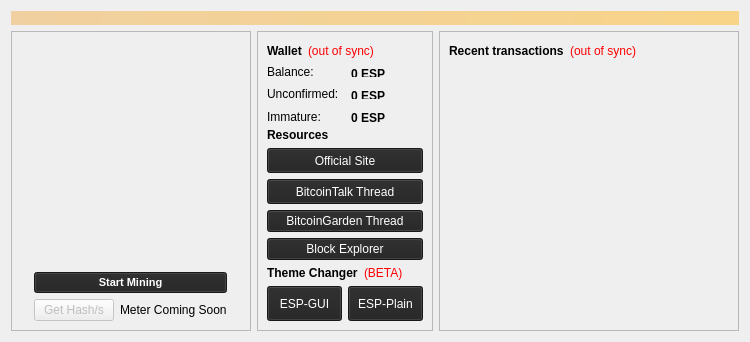
<?xml version="1.0" encoding="UTF-8"?>
<ui version="4.0">
 <class>OverviewPage</class>
 <widget class="QWidget" name="OverviewPage">
  <property name="geometry">
   <rect>
    <x>0</x>
    <y>0</y>
    <width>750</width>
    <height>342</height>
   </rect>
  </property>
  <property name="sizePolicy">
   <sizepolicy hsizetype="Minimum" vsizetype="Minimum">
    <horstretch>0</horstretch>
    <verstretch>0</verstretch>
   </sizepolicy>
  </property>
  <property name="minimumSize">
   <size>
    <width>750</width>
    <height>342</height>
   </size>
  </property>
  <property name="maximumSize">
   <size>
    <width>167777</width>
    <height>167776</height>
   </size>
  </property>
  <property name="windowTitle">
   <string>Form</string>
  </property>
  <property name="styleSheet">
   <string notr="true"/>
  </property>
  <layout class="QVBoxLayout" name="topLayout">
   <item>
    <widget class="QLabel" name="labelAlerts">
     <property name="visible">
      <bool>false</bool>
     </property>
     <property name="styleSheet">
      <string notr="true">background-color: qlineargradient(x1: 0, y1: 0, x2: 1, y2: 0, stop:0 #F0D0A0, stop:1 #F8D488); color:#000000;</string>
     </property>
     <property name="wordWrap">
      <bool>true</bool>
     </property>
     <property name="margin">
      <number>3</number>
     </property>
    </widget>
   </item>
   <item>
    <layout class="QHBoxLayout" name="horizontalLayout" stretch="1,0,1">
     <item>
      <layout class="QVBoxLayout" name="verticalLayout_2">
       <item>
        <widget class="QFrame" name="frame">
         <property name="frameShape">
          <enum>QFrame::StyledPanel</enum>
         </property>
         <property name="frameShadow">
          <enum>QFrame::Raised</enum>
         </property>
         <layout class="QGridLayout" name="gridLayout_2">
          <item row="1" column="1">
           <widget class="QLabel" name="label_wallet_bgcoin">
            <property name="text">
             <string/>
            </property>
            <property name="pixmap">
             <pixmap resource="../bitcoin.qrc">:/images/wallet_bgcoin</pixmap>
            </property>
            <property name="scaledContents">
             <bool>false</bool>
            </property>
            <property name="alignment">
             <set>Qt::AlignCenter</set>
            </property>
            <property name="margin">
             <number>-2</number>
            </property>
           </widget>
          </item>
          <item row="1" column="0">
           <spacer name="horizontalSpacer_3">
            <property name="orientation">
             <enum>Qt::Horizontal</enum>
            </property>
            <property name="sizeHint" stdset="0">
             <size>
              <width>40</width>
              <height>20</height>
             </size>
            </property>
           </spacer>
          </item>
          <item row="0" column="1">
           <spacer name="verticalSpacer_2">
            <property name="orientation">
             <enum>Qt::Vertical</enum>
            </property>
            <property name="sizeHint" stdset="0">
             <size>
              <width>20</width>
              <height>40</height>
             </size>
            </property>
           </spacer>
          </item>
          <item row="2" column="1">
           <spacer name="verticalSpacer">
            <property name="orientation">
             <enum>Qt::Vertical</enum>
            </property>
            <property name="sizeHint" stdset="0">
             <size>
              <width>20</width>
              <height>40</height>
             </size>
            </property>
           </spacer>
          </item>
          <item row="1" column="2">
           <spacer name="horizontalSpacer_4">
            <property name="orientation">
             <enum>Qt::Horizontal</enum>
            </property>
            <property name="sizeHint" stdset="0">
             <size>
              <width>40</width>
              <height>20</height>
             </size>
            </property>
           </spacer>
          </item>
          <item row="3" column="1">
           <widget class="QPushButton" name="pushButton_7">
            <property name="font">
             <font>
              <pointsize>8</pointsize>
              <weight>75</weight>
              <bold>true</bold>
             </font>
            </property>
            <property name="styleSheet">
             <string notr="true">background-color: rgb(34, 34, 34);
selection-background-color: rgb(0, 85, 127);
color: rgb(255, 255, 255);</string>
            </property>
            <property name="text">
             <string>Start Mining</string>
            </property>
           </widget>
          </item>
          <item row="6" column="1" rowspan="2">
           <layout class="QHBoxLayout" name="horizontalLayout_6">
            <item>
             <widget class="QPushButton" name="pushButton_8">
              <property name="enabled">
               <bool>false</bool>
              </property>
              <property name="text">
               <string>Get Hash/s</string>
              </property>
             </widget>
            </item>
            <item>
             <widget class="QLabel" name="c_hashrate">
              <property name="text">
               <string>Meter Coming Soon</string>
              </property>
             </widget>
            </item>
           </layout>
          </item>
         </layout>
        </widget>
       </item>
      </layout>
     </item>
     <item>
      <widget class="QFrame" name="frame_3">
       <property name="frameShape">
        <enum>QFrame::StyledPanel</enum>
       </property>
       <property name="frameShadow">
        <enum>QFrame::Raised</enum>
       </property>
       <layout class="QGridLayout" name="gridLayout">
        <item row="4" column="0">
         <widget class="QPushButton" name="pushButton_2">
          <property name="enabled">
           <bool>true</bool>
          </property>
          <property name="minimumSize">
           <size>
            <width>10</width>
            <height>25</height>
           </size>
          </property>
          <property name="cursor">
           <cursorShape>PointingHandCursor</cursorShape>
          </property>
          <property name="styleSheet">
           <string notr="true">background-color: rgb(34, 34, 34);
selection-background-color: rgb(0, 85, 127);
color: rgb(255, 255, 255);</string>
          </property>
          <property name="text">
           <string>BitcoinTalk Thread</string>
          </property>
         </widget>
        </item>
        <item row="7" column="0">
         <layout class="QHBoxLayout" name="horizontalLayout_5">
          <item>
           <widget class="QLabel" name="label_2">
            <property name="font">
             <font>
              <weight>75</weight>
              <bold>true</bold>
             </font>
            </property>
            <property name="text">
             <string>Theme Changer</string>
            </property>
           </widget>
          </item>
          <item>
           <widget class="QLabel" name="label_7">
            <property name="autoFillBackground">
             <bool>false</bool>
            </property>
            <property name="styleSheet">
             <string notr="true">color: rgb(255, 0, 4);</string>
            </property>
            <property name="text">
             <string>(BETA)</string>
            </property>
           </widget>
          </item>
         </layout>
        </item>
        <item row="3" column="0">
         <widget class="QPushButton" name="pushButton">
          <property name="minimumSize">
           <size>
            <width>10</width>
            <height>25</height>
           </size>
          </property>
          <property name="cursor">
           <cursorShape>PointingHandCursor</cursorShape>
          </property>
          <property name="autoFillBackground">
           <bool>false</bool>
          </property>
          <property name="styleSheet">
           <string notr="true">background-color: rgb(34, 34, 34);
selection-color: rgb(0, 85, 127);
selection-background-color: rgb(0, 85, 127);
color: rgb(255, 255, 255);</string>
          </property>
          <property name="text">
           <string>Official Site</string>
          </property>
         </widget>
        </item>
        <item row="2" column="0">
         <widget class="QLabel" name="label_6">
          <property name="font">
           <font>
            <weight>75</weight>
            <bold>true</bold>
           </font>
          </property>
          <property name="text">
           <string>Resources</string>
          </property>
         </widget>
        </item>
        <item row="11" column="0">
         <layout class="QHBoxLayout" name="horizontalLayout_3">
          <item>
           <widget class="QPushButton" name="pushButton_3">
            <property name="minimumSize">
             <size>
              <width>40</width>
              <height>35</height>
             </size>
            </property>
            <property name="maximumSize">
             <size>
              <width>75</width>
              <height>45</height>
             </size>
            </property>
            <property name="cursor">
             <cursorShape>PointingHandCursor</cursorShape>
            </property>
            <property name="styleSheet">
             <string notr="true">background-color: rgb(34, 34, 34);
selection-background-color: rgb(0, 85, 127);
color: rgb(255, 255, 255);</string>
            </property>
            <property name="text">
             <string>ESP-GUI</string>
            </property>
           </widget>
          </item>
          <item>
           <widget class="QPushButton" name="pushButton_4">
            <property name="minimumSize">
             <size>
              <width>75</width>
              <height>35</height>
             </size>
            </property>
            <property name="maximumSize">
             <size>
              <width>75</width>
              <height>45</height>
             </size>
            </property>
            <property name="cursor">
             <cursorShape>PointingHandCursor</cursorShape>
            </property>
            <property name="styleSheet">
             <string notr="true">background-color: rgb(34, 34, 34);
selection-background-color: rgb(0, 85, 127);
color: rgb(255, 255, 255);</string>
            </property>
            <property name="text">
             <string>ESP-Plain</string>
            </property>
           </widget>
          </item>
         </layout>
        </item>
        <item row="0" column="0">
         <layout class="QHBoxLayout" name="horizontalLayout_4">
          <item>
           <widget class="QLabel" name="label_5">
            <property name="font">
             <font>
              <weight>75</weight>
              <bold>true</bold>
             </font>
            </property>
            <property name="text">
             <string>Wallet</string>
            </property>
           </widget>
          </item>
          <item>
           <widget class="QLabel" name="labelWalletStatus">
            <property name="toolTip">
             <string>&lt;html&gt;&lt;head/&gt;&lt;body&gt;&lt;p&gt;The displayed information may be out of date. Your wallet automatically synchronizes with the Espers network after a connection is established, but this process has not completed yet.&lt;/p&gt;&lt;/body&gt;&lt;/html&gt;</string>
            </property>
            <property name="styleSheet">
             <string notr="true">QLabel { color: red; }</string>
            </property>
            <property name="text">
             <string notr="true">(out of sync)</string>
            </property>
            <property name="alignment">
             <set>Qt::AlignLeading|Qt::AlignLeft|Qt::AlignVCenter</set>
            </property>
           </widget>
          </item>
          <item>
           <spacer name="horizontalSpacer_2">
            <property name="orientation">
             <enum>Qt::Horizontal</enum>
            </property>
            <property name="sizeHint" stdset="0">
             <size>
              <width>40</width>
              <height>20</height>
             </size>
            </property>
           </spacer>
          </item>
         </layout>
        </item>
        <item row="5" column="0">
         <widget class="QPushButton" name="pushButton_5">
          <property name="styleSheet">
           <string notr="true">background-color: rgb(34, 34, 34);
selection-background-color: rgb(0, 85, 127);
color: rgb(255, 255, 255);</string>
          </property>
          <property name="text">
           <string>BitcoinGarden Thread</string>
          </property>
         </widget>
        </item>
        <item row="1" column="0">
         <layout class="QFormLayout" name="formLayout">
          <property name="horizontalSpacing">
           <number>12</number>
          </property>
          <property name="verticalSpacing">
           <number>12</number>
          </property>
          <item row="0" column="0">
           <widget class="QLabel" name="label">
            <property name="text">
             <string>Balance:</string>
            </property>
           </widget>
          </item>
          <item row="0" column="1">
           <widget class="QLabel" name="labelBalance">
            <property name="font">
             <font>
              <weight>75</weight>
              <bold>true</bold>
             </font>
            </property>
            <property name="cursor">
             <cursorShape>IBeamCursor</cursorShape>
            </property>
            <property name="toolTip">
             <string>Your current balance</string>
            </property>
            <property name="text">
             <string notr="true">0 ESP</string>
            </property>
            <property name="textInteractionFlags">
             <set>Qt::LinksAccessibleByMouse|Qt::TextSelectableByKeyboard|Qt::TextSelectableByMouse</set>
            </property>
           </widget>
          </item>
          <item row="1" column="0">
           <widget class="QLabel" name="label_3">
            <property name="text">
             <string>Unconfirmed:</string>
            </property>
           </widget>
          </item>
          <item row="1" column="1">
           <widget class="QLabel" name="labelUnconfirmed">
            <property name="font">
             <font>
              <weight>75</weight>
              <bold>true</bold>
             </font>
            </property>
            <property name="cursor">
             <cursorShape>IBeamCursor</cursorShape>
            </property>
            <property name="toolTip">
             <string>Total of transactions that have yet to be confirmed, and do not yet count toward the current balance</string>
            </property>
            <property name="text">
             <string notr="true">0 ESP</string>
            </property>
            <property name="textInteractionFlags">
             <set>Qt::LinksAccessibleByMouse|Qt::TextSelectableByKeyboard|Qt::TextSelectableByMouse</set>
            </property>
           </widget>
          </item>
          <item row="2" column="0">
           <widget class="QLabel" name="labelImmatureText">
            <property name="text">
             <string>Immature:</string>
            </property>
           </widget>
          </item>
          <item row="2" column="1">
           <widget class="QLabel" name="labelImmature">
            <property name="font">
             <font>
              <weight>75</weight>
              <bold>true</bold>
             </font>
            </property>
            <property name="toolTip">
             <string>Mined balance that has not yet matured</string>
            </property>
            <property name="text">
             <string notr="true">0 ESP</string>
            </property>
            <property name="textInteractionFlags">
             <set>Qt::LinksAccessibleByMouse|Qt::TextSelectableByKeyboard|Qt::TextSelectableByMouse</set>
            </property>
           </widget>
          </item>
         </layout>
        </item>
        <item row="6" column="0">
         <widget class="QPushButton" name="pushButton_6">
          <property name="styleSheet">
           <string notr="true">background-color: rgb(34, 34, 34);
selection-background-color: rgb(0, 85, 127);
color: rgb(255, 255, 255);</string>
          </property>
          <property name="text">
           <string>Block Explorer</string>
          </property>
         </widget>
        </item>
       </layout>
       <zorder>pushButton</zorder>
       <zorder>pushButton_2</zorder>
       <zorder>label_6</zorder>
       <zorder>pushButton_5</zorder>
       <zorder>pushButton_6</zorder>
      </widget>
     </item>
     <item>
      <layout class="QVBoxLayout" name="verticalLayout_3">
       <item>
        <widget class="QFrame" name="frame_2">
         <property name="minimumSize">
          <size>
           <width>300</width>
           <height>0</height>
          </size>
         </property>
         <property name="frameShape">
          <enum>QFrame::StyledPanel</enum>
         </property>
         <property name="frameShadow">
          <enum>QFrame::Raised</enum>
         </property>
         <layout class="QVBoxLayout" name="verticalLayout">
          <item>
           <layout class="QHBoxLayout" name="horizontalLayout_2">
            <item>
             <widget class="QLabel" name="label_4">
              <property name="text">
               <string>&lt;b&gt;Recent transactions&lt;/b&gt;</string>
              </property>
             </widget>
            </item>
            <item>
             <widget class="QLabel" name="labelTransactionsStatus">
              <property name="toolTip">
               <string>&lt;html&gt;&lt;head/&gt;&lt;body&gt;&lt;p&gt;The displayed information may be out of date. Your wallet automatically synchronizes with the Espers network after a connection is established, but this process has not completed yet.&lt;/p&gt;&lt;/body&gt;&lt;/html&gt;</string>
              </property>
              <property name="styleSheet">
               <string notr="true">QLabel { color: red; }</string>
              </property>
              <property name="text">
               <string notr="true">(out of sync)</string>
              </property>
              <property name="alignment">
               <set>Qt::AlignRight|Qt::AlignTrailing|Qt::AlignVCenter</set>
              </property>
             </widget>
            </item>
            <item>
             <spacer name="horizontalSpacer">
              <property name="orientation">
               <enum>Qt::Horizontal</enum>
              </property>
              <property name="sizeHint" stdset="0">
               <size>
                <width>40</width>
                <height>20</height>
               </size>
              </property>
             </spacer>
            </item>
           </layout>
          </item>
          <item>
           <widget class="QListView" name="listTransactions">
            <property name="styleSheet">
             <string notr="true">QListView { background: transparent; }</string>
            </property>
            <property name="frameShape">
             <enum>QFrame::NoFrame</enum>
            </property>
            <property name="verticalScrollBarPolicy">
             <enum>Qt::ScrollBarAlwaysOff</enum>
            </property>
            <property name="horizontalScrollBarPolicy">
             <enum>Qt::ScrollBarAlwaysOff</enum>
            </property>
            <property name="selectionMode">
             <enum>QAbstractItemView::NoSelection</enum>
            </property>
           </widget>
          </item>
         </layout>
        </widget>
       </item>
      </layout>
     </item>
    </layout>
   </item>
  </layout>
 </widget>
 <resources>
  <include location="../bitcoin.qrc"/>
 </resources>
 <connections/>
</ui>
